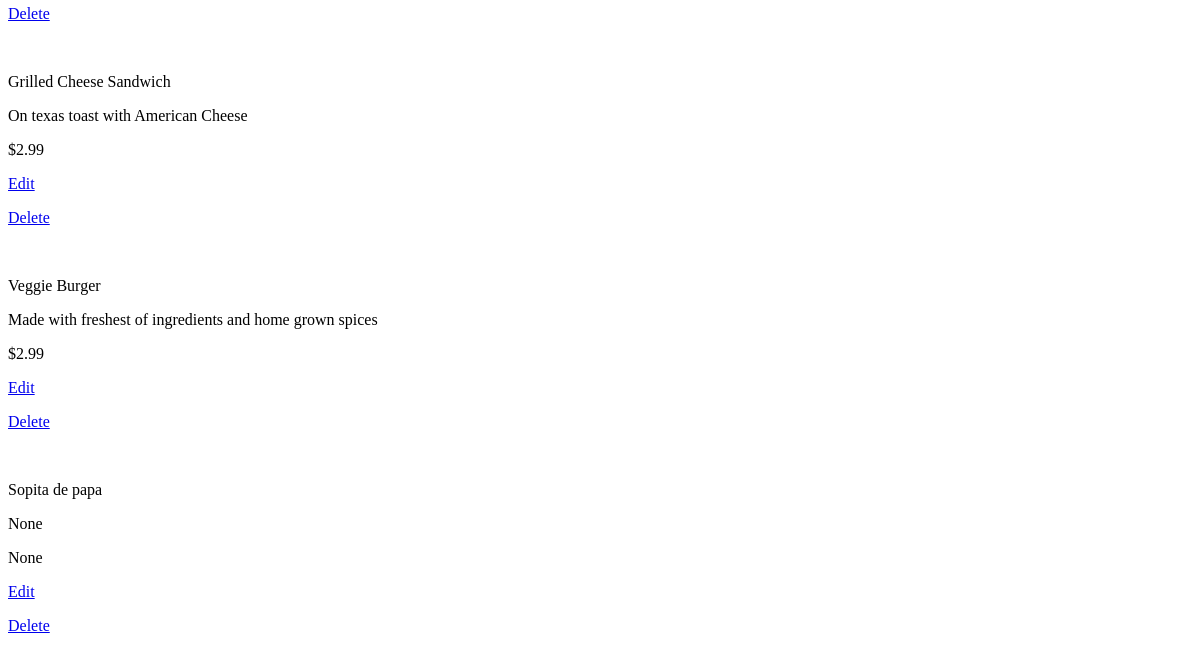
The app's page /restaurants/2/ (lower part), older data.
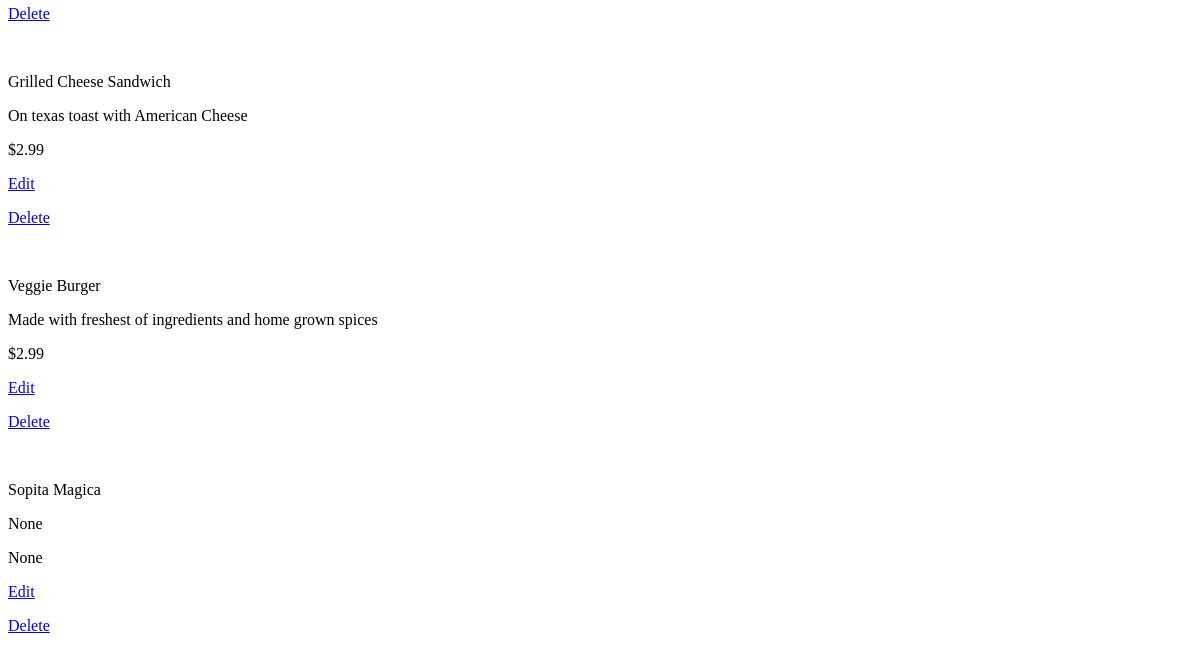
The same page, newer data.
### database_setup.py (models this page shows)
class MenuItem(Base):
    __tablename__ = 'menu_item'
    name = Column(String(80), nullable = False)
    id = Column(Integer, primary_key = True)
    course = Column(String(250))
    description = Column(String(250))
    price = Column(String(8))
    restaurant_id = Column(Integer, ForeignKey('restaurant.id'))
    restaurant = relationship(Restaurant)

### project.py (the view)
@app.route('/restaurants/<int:restaurant_id>/')
def restaurantMenu(restaurant_id):
    restaurant = session.query(Restaurant).filter_by(id=restaurant_id).one()
    items = session.query(MenuItem).filter_by(restaurant_id=restaurant.id)
    return render_template('menu.html', restaurant=restaurant, items=items)

### templates/menu.html (shortened to what this page needs)
<html><body>
{% for i in items %}
<div>
<p>{{i.name}}</p>
<p>{{i.description}}</p>
<p> {{i.price}} </p>
<p> <a href={{url_for('editMenuItem', restaurant_id=restaurant.id, menu_id= i.id)}}>Edit</a> </p>
<p> <a href={{url_for('deleteMenuItem', restaurant_id=restaurant.id, menu_id= i.id)}}>Delete</a> </p>
</div>
{% endfor %}
</body></html>

Row changes from the older to the newer data that the page shows:
changed MenuItem "None": name "Sopita de papa" → "Sopita Magica"
